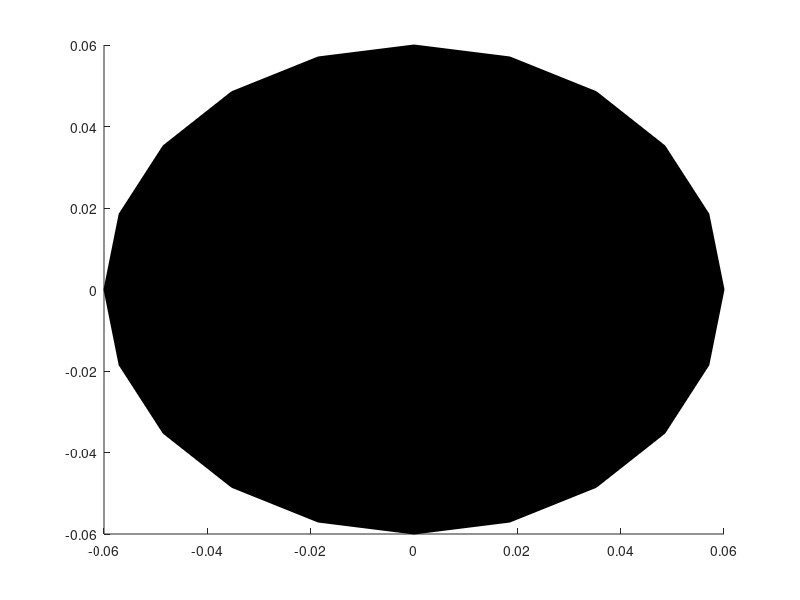

MATLAB code to generate this figure: (Note: this script raises an error after producing the figure.)
%% ドローンのフレーム
clear all
% propeller
[px,py,pz]=cylinder(0.06); % 半径0.2の円柱
prop = patch('XData',px(1,:)','YData',py(1,:)','ZData',pz(1,:)'); %  半径0.2の円柱
l1=length(prop.Vertices(:,1)); % 円柱の頂点の数
L = 0.1;% motor 間の距離/2
H = 0.5;
p1 = L*[1 1 H];
p2 = L*[-1 1 H];
p3 = L*[-1 -1 H];
p4 = L*[1 -1 H];
Prop.Vertices = [prop.Vertices+p1;[0 0 0];prop.Vertices+p2;[0 0 0];prop.Vertices+p3;[0 0 0];prop.Vertices+p4];
Prop.Faces=[prop.Faces;prop.Faces+l1+1;prop.Faces+2*(l1+1);prop.Faces+3*(l1+1)];
Prop.FaceVertexCData=ones(length(Prop.Faces(:,1)),1);

% body
pvnum = 0;%length(Frame.Vertices(:,1));
Frame.Vertices = [p1;p1.*[1 1 0];p3.*[1 1 0];p3;0 0 0;p2;p2.*[1 1 0];p4.*[1 1 0];p4];
pfnum = 0;%length(Frame.Faces(1,:));
Frame.Faces = [pvnum+[1 2 3 4 NaN(1,pfnum-4)];pvnum+5+[1 2 3 4 NaN(1,pfnum-4)]];
Frame.FaceVertexCData=zeros(length(Frame.Vertices),1);
%%
close all 
figure;hold on; grid on; xlim([-2,2]);ylim([-2,2]);zlim([0,2]);view([1 2 1]);daspect([1 1 1]);
pp =patch(Prop,'FaceAlpha',0.3);
pf =patch(Frame,'EdgeColor','flat','FaceColor','none','LineWidth',0.2);
colorbar;
%%
syms dir [1 3] real
syms deg real
%matlabFunction(rotate([pp;pf],dir,deg),'File','drone_frame.m',"Vars",{dir deg});
%%
close all
hold on; 
pp =patch(Prop,'FaceAlpha',0.3);
pf =patch(Frame,'EdgeColor','flat','FaceColor','none','LineWidth',0.2);
drone = [pp;pf];
obj_plot(drone,[0 0 0],Rodrigues([0 pi/2 0]))
grid on; daspect([1 1 1]);view([1 1 1])
%%
function obj_plot(obj,trans,rotm)
    %rad = norm(rot);
    %dir = rot/rad;
    pobj=obj;
    for i = 1:length(pobj)
        pobj(i).Vertices = (rotm*pobj(i).Vertices')'+trans;
    end
    %rotate(obj,dir,180*rad/pi,orig+trans);
end
